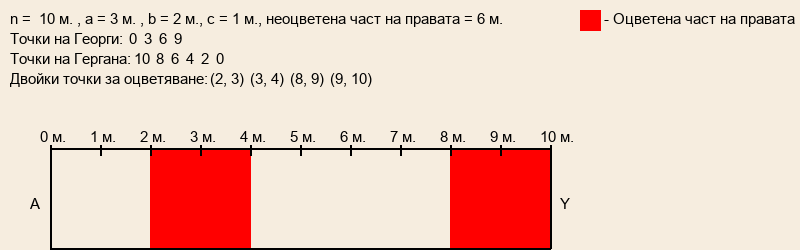

The Python source for this figure:
from PIL import Image, ImageDraw, ImageFont

inputdata = input("").split(" ")

n = int(inputdata[0])
a = int(inputdata[1])
b = int(inputdata[2])
c = int(inputdata[3])

while n > 100000 or n < 1:
    print("Invalid Input For n")
    print("Enter new value for n: ")
    n = int(input())
while a > 100000 or a < 1:
    print("Invalid Input For a")
    print("Enter new value for a: ")
    a = int(input())

while b > 100000 or b < 1:
    print("Invalid Input For b")
    print("Enter new value for b: ")
    b = int(input())

while c > 100000 or c < 1:
    print("Invalid Input For c")
    print("Enter new value for c: ")
    c = int(input())

colored = []
i = 0
points_Georgi = []
while (i <= n):
    points_Georgi.append(i)
    i += a

j = n
points_Gergana = []
while (j >= 0):
    points_Gergana.append(j)
    j -= b

col_len = 0
for dot1 in points_Georgi:
    for dot2 in points_Gergana:
        tempdot1 = max(dot1, dot2)
        tempdot2 = min(dot1, dot2)
        if tempdot1 - tempdot2 == c:
            if tempdot1 not in colored:
                colored.append(tempdot1)
            if tempdot2 not in colored:
                colored.append(tempdot2)
            col_len = col_len + c
if a == b == c:
    col_len = int(col_len / 2)
result = abs(n - col_len)
colored.sort()
print(colored)
print(result)
print(points_Gergana)
print(points_Georgi)

def drawImage(colored, result, n, c, a, b,points_Gergana,points_Georgi):
    maxwidth = 50
    while n * maxwidth > 1000:
        maxwidth = maxwidth - 1
    fontsize = 15
    if n > 20:
        fontsize = fontsize - int(n/10)
    W = n * maxwidth
    Wimg = n*30
    if n<30:
        Wimg = n*maxwidth
    H = 250
    startx = maxwidth
    starty = 150
    pairend = 170
    georgiend = 125
    gerganaend = 130
    image = Image.new('RGB', (Wimg + (2*maxwidth) + 200, H), (246, 237, 223))
    drawing = ImageDraw.Draw(image)
    textfont=ImageFont.truetype('arial.ttf', size=fontsize)
    drawing.text((10, 10),
                 "n =  {:d} м. , a = {:d} м. , b = {:d} м., c = {:d} м., неоцветена част на правата = {:d} м.".format(n, a, b, c, result),
                 fill=(0, 0, 0, 0), font=textfont)

    i = 0
    drawing.text((10, 70),
                 "Двойки точки за оцветяване:",
                 fill=0, font=textfont)
    while i < len(colored) - 1:
        if colored[i + 1] - colored[i] == c:
            if colored[i+1] > 9 and colored[i] >9:
                if colored[i-1] > 9:
                    pairend = pairend + 55
                else:
                    pairend = pairend + 47
            else:
                pairend = pairend + 40
            drawing.text((pairend, 70),
                 "({:d}, {:d}) ".format(colored[i],colored[i+1]),
                 fill=(0, 0, 0, 0), font=textfont)
            drawing.rectangle(
                xy=[colored[i] * maxwidth +startx, starty, colored[i + 1] * maxwidth+startx, starty + 100],
                fill=(255, 0, 0), outline=None)

        i = i + 1
    i=0
    drawing.text((10, 30),
                 "Toчки на Георги:",
                 fill=0, font=textfont)
    while i <  len(points_Georgi):
         drawing.text((georgiend, 30),
                 " {:d}  ".format(points_Georgi[i]),
                 fill=(0, 0, 0, 0), font=textfont)
         if points_Georgi[i] > 9:
           georgiend = georgiend + 22
         else:
           georgiend = georgiend + 15
         i = i+1
    i=0
    drawing.text((10, 50),
                 "Toчки на Гергана:",
                 fill=0, font=textfont)
    while i <  len(points_Gergana):
         drawing.text((gerganaend, 50),
                 " {:d}  ".format(points_Gergana[i]),
                 fill=(0, 0, 0, 0), font=textfont)
         
         if points_Gergana[i] > 9:
           gerganaend = gerganaend + 22
         else:
           gerganaend = gerganaend + 15
         i = i+1
    drawing.rectangle(xy=[580, 10, 600 ,30],
                fill=(255, 0, 0), outline=None)
    drawing.text((600, 10),
                 " - Оцветена част на правата ",
                 fill=0, font=textfont)
    i = 0
    while i < n+1:
        if n<=30:
            drawing.text((maxwidth*i+startx-10,starty-22),"{:d} м.".format(i),fill=0,font=textfont)
            drawing.line((maxwidth*i+startx,starty-5,maxwidth*i+startx,starty+5),fill=0,width=2)
            i = i + 1
        else:
            drawing.text((maxwidth*i+startx-10,starty-22),"{:d}".format(i),fill=0,font=textfont)
            drawing.line((maxwidth*i+startx,starty-5,maxwidth*i+startx,starty+5),fill=0,width=2)
            i = i + 1
    drawing.line((startx, starty-2, W+maxwidth, starty-2), fill=0, width=2)
    drawing.line((startx,starty+98, maxwidth*(n+1), starty+98), fill=0, width=2)
    drawing.line((startx, starty-2, startx, starty+98), fill=0, width=2)
    drawing.line((maxwidth*(n+1), starty-2,  maxwidth*(n+1), starty+98), fill=0, width=2)
    drawing.text((startx-20, 195), "A", fill=(0, 0, 0, 0), font=textfont, size=25)
    drawing.text((maxwidth*(n+1)+10, 195), "Y", fill=(0, 0, 0, 0), font=textfont, size=25)

    image.save("segments2.png")


drawImage(colored, result, n, c, a, b,points_Gergana,points_Georgi)